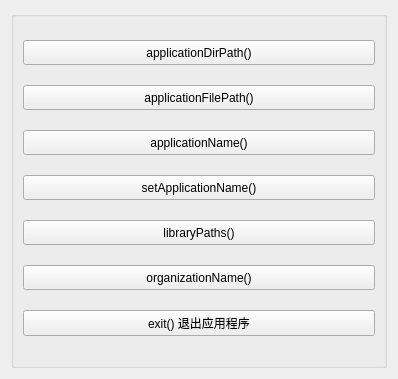
      <widget class="QWidget" name="pageApp">
       <property name="geometry">
        <rect>
         <x>0</x>
         <y>0</y>
         <width>398</width>
         <height>379</height>
        </rect>
       </property>
       <attribute name="icon">
        <iconset resource="res.qrc">
         <normaloff>:/images/images/802.bmp</normaloff>:/images/images/802.bmp</iconset>
       </attribute>
       <attribute name="label">
        <string>QCoreApplication类</string>
       </attribute>
       <layout class="QVBoxLayout" name="verticalLayout_3">
        <item>
         <widget class="QGroupBox" name="groupBox_8">
          <property name="title">
           <string/>
          </property>
          <layout class="QVBoxLayout" name="verticalLayout_2">
           <item>
            <widget class="QPushButton" name="pushButton">
             <property name="minimumSize">
              <size>
               <width>0</width>
               <height>25</height>
              </size>
             </property>
             <property name="toolTip">
              <string>Returns the directory that contains the application executable</string>
             </property>
             <property name="text">
              <string>applicationDirPath()</string>
             </property>
            </widget>
           </item>
           <item>
            <widget class="QPushButton" name="pushButton_2">
             <property name="minimumSize">
              <size>
               <width>0</width>
               <height>25</height>
              </size>
             </property>
             <property name="toolTip">
              <string>Returns the file path of the application executable</string>
             </property>
             <property name="text">
              <string>applicationFilePath()</string>
             </property>
            </widget>
           </item>
           <item>
            <widget class="QPushButton" name="pushButton_3">
             <property name="minimumSize">
              <size>
               <width>0</width>
               <height>25</height>
              </size>
             </property>
             <property name="toolTip">
              <string>This property holds the name of this application</string>
             </property>
             <property name="text">
              <string>applicationName()</string>
             </property>
            </widget>
           </item>
           <item>
            <widget class="QPushButton" name="pushButton_62">
             <property name="minimumSize">
              <size>
               <width>0</width>
               <height>25</height>
              </size>
             </property>
             <property name="toolTip">
              <string>set the name of this application</string>
             </property>
             <property name="text">
              <string>setApplicationName()</string>
             </property>
            </widget>
           </item>
           <item>
            <widget class="QPushButton" name="pushButton_4">
             <property name="minimumSize">
              <size>
               <width>0</width>
               <height>25</height>
              </size>
             </property>
             <property name="toolTip">
              <string>Returns a list of paths that the application will search when dynamically loading libraries</string>
             </property>
             <property name="text">
              <string>libraryPaths()</string>
             </property>
            </widget>
           </item>
           <item>
            <widget class="QPushButton" name="pushButton_61">
             <property name="minimumSize">
              <size>
               <width>0</width>
               <height>25</height>
              </size>
             </property>
             <property name="toolTip">
              <string>This property holds the name of the organization that wrote this application</string>
             </property>
             <property name="text">
              <string>organizationName()</string>
             </property>
            </widget>
           </item>
           <item>
            <widget class="QPushButton" name="pushButton_40">
             <property name="minimumSize">
              <size>
               <width>0</width>
               <height>25</height>
              </size>
             </property>
             <property name="toolTip">
              <string>Tells the application to exit with a return code.</string>
             </property>
             <property name="text">
              <string>exit() 退出应用程序</string>
             </property>
            </widget>
           </item>
          </layout>
         </widget>
        </item>
       </layout>
      </widget>
